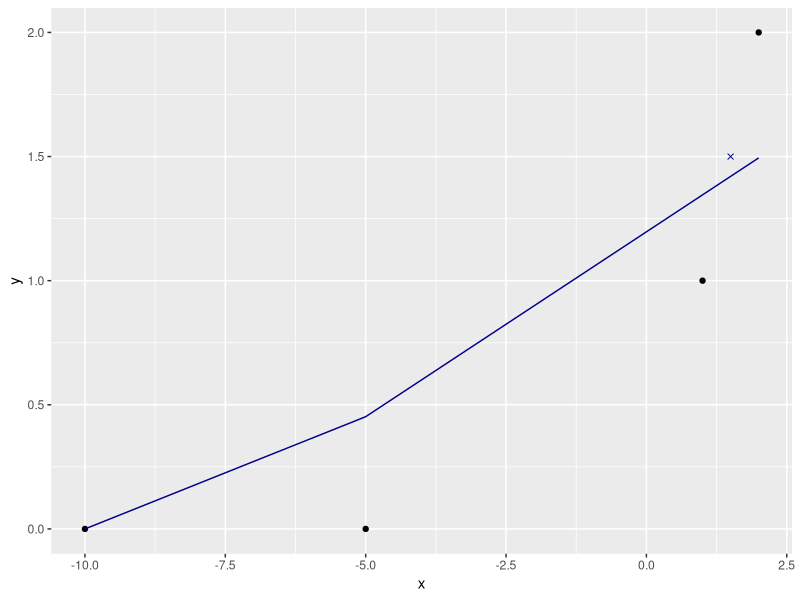
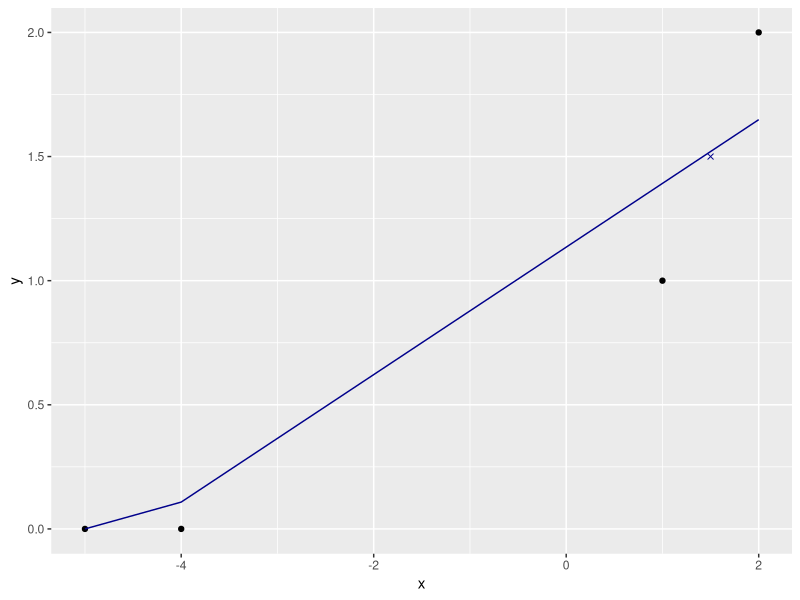

Generate these figures, in order, with R:
## ---- chunk 1
library(ggplot2)
## ---- chunk 2
d <- data.frame(
  x = c(-10, -5, 1, 2),
  y = c(0, 0, 1, 2)
)

model <- lm(y ~ x, data=d)
plt_frame <- data.frame(
  x = c(d$x, 1.5)
)
plt_frame['y'] = pmax(0, predict(model, newdata=plt_frame))
mid_frame = data.frame(
  x=1.5,
  y=1.5
)
mid_frame$pred = predict(model, newdata = mid_frame)
ggplot(
  mapping=aes(x=x, y=y) ) + 
  geom_point(data=d) +
  geom_point(data=mid_frame, shape=4, color='darkblue') +
  geom_line(data = plt_frame, color='darkblue')
mid_frame
## ---- chunk 3
d <- data.frame(
  x = c(-5, -4, 1, 2),
  y = c(0, 0, 1, 2)
)

model <- lm(y ~ x, data=d)
plt_frame <- data.frame(
  x = c(d$x, 1.5)
)
plt_frame['y'] = pmax(0, predict(model, newdata=plt_frame))
mid_frame = data.frame(
  x=1.5,
  y=1.5
)
mid_frame$pred = predict(model, newdata = mid_frame)
ggplot(
  mapping=aes(x=x, y=y) ) + 
  geom_point(data=d) +
  geom_point(data=mid_frame, shape=4, color='darkblue') +
  geom_line(data = plt_frame, color='darkblue')

mid_frame
